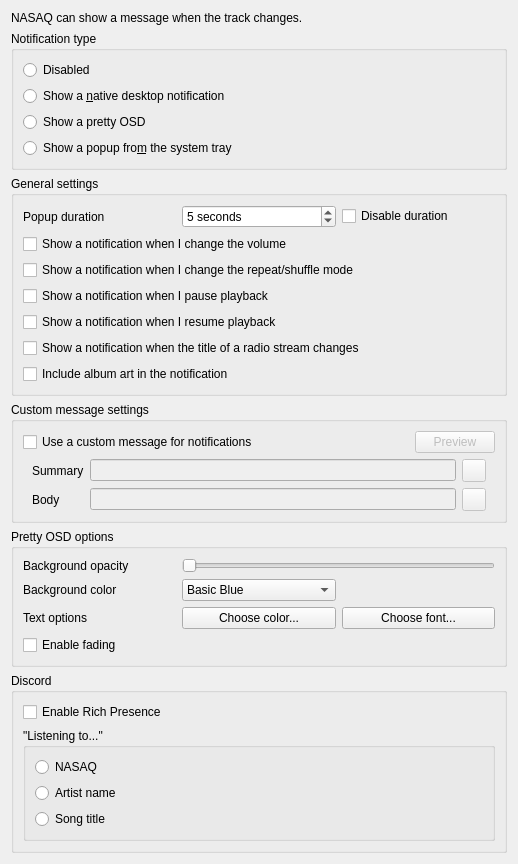
<?xml version="1.0" encoding="UTF-8"?>
<ui version="4.0">
 <class>NotificationsSettingsPage</class>
 <widget class="QWidget" name="NotificationsSettingsPage">
  <property name="geometry">
   <rect>
    <x>0</x>
    <y>0</y>
    <width>518</width>
    <height>844</height>
   </rect>
  </property>
  <property name="windowTitle">
   <string>Notifications</string>
  </property>
  <layout class="QVBoxLayout" name="layout_notificationssettingspage">
   <item>
    <widget class="QLabel" name="label_info">
     <property name="text">
      <string>NASAQ can show a message when the track changes.</string>
     </property>
    </widget>
   </item>
   <item>
    <widget class="QGroupBox" name="groupbox_notification_type">
     <property name="title">
      <string>Notification type</string>
     </property>
     <layout class="QVBoxLayout" name="verticalLayout_7">
      <item>
       <widget class="QRadioButton" name="notifications_none">
        <property name="text">
         <string comment="Refers to a disabled notification type in Notification settings.">Disabled</string>
        </property>
       </widget>
      </item>
      <item>
       <widget class="QRadioButton" name="notifications_native">
        <property name="text">
         <string>Show a &amp;native desktop notification</string>
        </property>
       </widget>
      </item>
      <item>
       <widget class="QRadioButton" name="notifications_pretty">
        <property name="text">
         <string>Show a pretty OSD</string>
        </property>
       </widget>
      </item>
      <item>
       <widget class="QRadioButton" name="notifications_tray">
        <property name="text">
         <string>Show a popup fro&amp;m the system tray</string>
        </property>
       </widget>
      </item>
     </layout>
    </widget>
   </item>
   <item>
    <widget class="QGroupBox" name="notifications_general">
     <property name="title">
      <string>General settings</string>
     </property>
     <layout class="QVBoxLayout" name="layout_notifications_general">
      <item>
       <widget class="QWidget" name="notifications_options" native="true">
        <layout class="QHBoxLayout" name="layout_notifications_options">
         <property name="leftMargin">
          <number>0</number>
         </property>
         <property name="topMargin">
          <number>0</number>
         </property>
         <property name="rightMargin">
          <number>0</number>
         </property>
         <property name="bottomMargin">
          <number>0</number>
         </property>
         <item>
          <widget class="QLabel" name="label_3">
           <property name="text">
            <string>Popup duration</string>
           </property>
          </widget>
         </item>
         <item>
          <widget class="QSpinBox" name="notifications_duration">
           <property name="suffix">
            <string> seconds</string>
           </property>
           <property name="minimum">
            <number>1</number>
           </property>
           <property name="maximum">
            <number>20</number>
           </property>
           <property name="value">
            <number>5</number>
           </property>
          </widget>
         </item>
         <item>
          <widget class="QCheckBox" name="notifications_disable_duration">
           <property name="text">
            <string>Disable duration</string>
           </property>
          </widget>
         </item>
        </layout>
       </widget>
      </item>
      <item>
       <widget class="QCheckBox" name="notifications_volume">
        <property name="text">
         <string>Show a notification when I change the volume</string>
        </property>
       </widget>
      </item>
      <item>
       <widget class="QCheckBox" name="notifications_play_mode">
        <property name="text">
         <string>Show a notification when I change the repeat/shuffle mode</string>
        </property>
       </widget>
      </item>
      <item>
       <widget class="QCheckBox" name="notifications_pause">
        <property name="text">
         <string>Show a notification when I pause playback</string>
        </property>
       </widget>
      </item>
      <item>
       <widget class="QCheckBox" name="notifications_resume">
        <property name="text">
         <string>Show a notification when I resume playback</string>
        </property>
       </widget>
      </item>
      <item>
       <widget class="QCheckBox" name="notifications_stream_title_change">
        <property name="text">
         <string>Show a notification when the title of a radio stream changes</string>
        </property>
       </widget>
      </item>
      <item>
       <widget class="QCheckBox" name="notifications_art">
        <property name="text">
         <string>Include album art in the notification</string>
        </property>
       </widget>
      </item>
     </layout>
    </widget>
   </item>
   <item>
    <widget class="QGroupBox" name="notifications_custom_text_group">
     <property name="title">
      <string>Custom message settings</string>
     </property>
     <layout class="QVBoxLayout" name="layout_notifications_custom_text_group">
      <item>
       <widget class="QFrame" name="frame_custom_notifications">
        <property name="frameShape">
         <enum>QFrame::Shape::NoFrame</enum>
        </property>
        <property name="frameShadow">
         <enum>QFrame::Shadow::Plain</enum>
        </property>
        <property name="lineWidth">
         <number>0</number>
        </property>
        <layout class="QHBoxLayout" name="horizontalLayout_7">
         <property name="leftMargin">
          <number>0</number>
         </property>
         <property name="topMargin">
          <number>0</number>
         </property>
         <property name="rightMargin">
          <number>0</number>
         </property>
         <property name="bottomMargin">
          <number>0</number>
         </property>
         <item>
          <widget class="QCheckBox" name="notifications_custom_text_enabled">
           <property name="text">
            <string>Use a custom message for notifications</string>
           </property>
          </widget>
         </item>
         <item>
          <widget class="QPushButton" name="notifications_preview">
           <property name="enabled">
            <bool>false</bool>
           </property>
           <property name="sizePolicy">
            <sizepolicy hsizetype="Fixed" vsizetype="Fixed">
             <horstretch>0</horstretch>
             <verstretch>0</verstretch>
            </sizepolicy>
           </property>
           <property name="text">
            <string>Preview</string>
           </property>
          </widget>
         </item>
        </layout>
       </widget>
      </item>
      <item>
       <widget class="QFrame" name="frame">
        <property name="frameShape">
         <enum>QFrame::Shape::NoFrame</enum>
        </property>
        <property name="frameShadow">
         <enum>QFrame::Shadow::Plain</enum>
        </property>
        <property name="lineWidth">
         <number>0</number>
        </property>
        <layout class="QGridLayout" name="gridLayout">
         <property name="topMargin">
          <number>0</number>
         </property>
         <property name="bottomMargin">
          <number>0</number>
         </property>
         <item row="0" column="1">
          <widget class="QLineEdit" name="notifications_custom_text1">
           <property name="enabled">
            <bool>false</bool>
           </property>
           <property name="text">
            <string notr="true"/>
           </property>
          </widget>
         </item>
         <item row="0" column="2">
          <widget class="QToolButton" name="notifications_exp_chooser1">
           <property name="enabled">
            <bool>false</bool>
           </property>
           <property name="accessibleName">
            <string>MenuPopupToolButton</string>
           </property>
           <property name="text">
            <string/>
           </property>
          </widget>
         </item>
         <item row="0" column="0">
          <widget class="QLabel" name="label_summary">
           <property name="text">
            <string>Summary</string>
           </property>
          </widget>
         </item>
         <item row="1" column="0">
          <widget class="QLabel" name="label_body">
           <property name="text">
            <string>Body</string>
           </property>
          </widget>
         </item>
         <item row="1" column="1">
          <widget class="QLineEdit" name="notifications_custom_text2">
           <property name="enabled">
            <bool>false</bool>
           </property>
           <property name="text">
            <string notr="true"/>
           </property>
          </widget>
         </item>
         <item row="1" column="2">
          <widget class="QToolButton" name="notifications_exp_chooser2">
           <property name="enabled">
            <bool>false</bool>
           </property>
           <property name="accessibleName">
            <string>MenuPopupToolButton</string>
           </property>
           <property name="text">
            <string/>
           </property>
          </widget>
         </item>
        </layout>
       </widget>
      </item>
     </layout>
    </widget>
   </item>
   <item>
    <widget class="QGroupBox" name="notifications_pretty_group">
     <property name="title">
      <string>Pretty OSD options</string>
     </property>
     <layout class="QGridLayout" name="layout_notifications_pretty_group">
      <item row="0" column="1" colspan="2">
       <widget class="QSlider" name="notifications_opacity">
        <property name="orientation">
         <enum>Qt::Orientation::Horizontal</enum>
        </property>
       </widget>
      </item>
      <item row="1" column="0">
       <widget class="QLabel" name="label_5">
        <property name="text">
         <string>Background color</string>
        </property>
       </widget>
      </item>
      <item row="2" column="0">
       <widget class="QLabel" name="label_6">
        <property name="text">
         <string>Text options</string>
        </property>
       </widget>
      </item>
      <item row="2" column="2">
       <widget class="QPushButton" name="notifications_font_choose">
        <property name="text">
         <string>Choose font...</string>
        </property>
       </widget>
      </item>
      <item row="2" column="1">
       <widget class="QPushButton" name="notifications_fg_choose">
        <property name="text">
         <string>Choose color...</string>
        </property>
       </widget>
      </item>
      <item row="0" column="0">
       <widget class="QLabel" name="label_4">
        <property name="text">
         <string>Background opacity</string>
        </property>
       </widget>
      </item>
      <item row="1" column="1">
       <widget class="QComboBox" name="notifications_bg_preset">
        <item>
         <property name="text">
          <string>Basic Blue</string>
         </property>
        </item>
        <item>
         <property name="text">
          <string>Classic Red</string>
         </property>
        </item>
        <item>
         <property name="text">
          <string>Custom...</string>
         </property>
        </item>
       </widget>
      </item>
      <item row="3" column="0">
       <widget class="QCheckBox" name="notifications_fading">
        <property name="text">
         <string>Enable fading</string>
        </property>
       </widget>
      </item>
     </layout>
    </widget>
   </item>
   <item>
    <widget class="QGroupBox" name="groupbox_discord">
     <property name="title">
      <string>Discord</string>
     </property>
     <layout class="QVBoxLayout" name="verticalLayout_3">
      <item>
       <widget class="QCheckBox" name="richpresence_enabled">
        <property name="text">
         <string>Enable Rich Presence</string>
        </property>
       </widget>
      </item>
      <item>
       <widget class="QGroupBox" name="richpresence_listening_to">
        <property name="title">
         <string>&quot;Listening to...&quot;</string>
        </property>
        <layout class="QVBoxLayout" name="verticalLayout_11">
         <item>
          <widget class="QRadioButton" name="richpresence_listening_to_app">
           <property name="text">
            <string>NASAQ</string>
           </property>
          </widget>
         </item>
         <item>
          <widget class="QRadioButton" name="richpresence_listening_to_artist">
           <property name="text">
            <string>Artist name</string>
           </property>
          </widget>
         </item>
         <item>
          <widget class="QRadioButton" name="richpresence_listening_to_song">
           <property name="text">
            <string>Song title</string>
           </property>
          </widget>
         </item>
        </layout>
       </widget>
      </item>
     </layout>
    </widget>
   </item>
   <item>
    <spacer name="spacer_bottom">
     <property name="orientation">
      <enum>Qt::Orientation::Vertical</enum>
     </property>
     <property name="sizeHint" stdset="0">
      <size>
       <width>20</width>
       <height>32</height>
      </size>
     </property>
    </spacer>
   </item>
  </layout>
  <action name="action_artist">
   <property name="text">
    <string notr="true">%artist%</string>
   </property>
   <property name="toolTip">
    <string>Add song artist tag</string>
   </property>
  </action>
  <action name="action_album">
   <property name="text">
    <string notr="true">%album%</string>
   </property>
   <property name="toolTip">
    <string>Add song album tag</string>
   </property>
  </action>
  <action name="action_title">
   <property name="text">
    <string notr="true">%title%</string>
   </property>
   <property name="toolTip">
    <string>Add song title tag</string>
   </property>
  </action>
  <action name="action_albumartist">
   <property name="text">
    <string notr="true">%albumartist%</string>
   </property>
   <property name="toolTip">
    <string>Add song albumartist tag</string>
   </property>
  </action>
  <action name="action_year">
   <property name="text">
    <string notr="true">%year%</string>
   </property>
   <property name="toolTip">
    <string>Add song year tag</string>
   </property>
  </action>
  <action name="action_composer">
   <property name="text">
    <string notr="true">%composer%</string>
   </property>
   <property name="toolTip">
    <string>Add song composer tag</string>
   </property>
  </action>
  <action name="action_performer">
   <property name="text">
    <string notr="true">%performer%</string>
   </property>
   <property name="toolTip">
    <string>Add song performer tag</string>
   </property>
  </action>
  <action name="action_grouping">
   <property name="text">
    <string notr="true">%grouping%</string>
   </property>
   <property name="toolTip">
    <string>Add song grouping tag</string>
   </property>
  </action>
  <action name="action_disc">
   <property name="text">
    <string notr="true">%disc%</string>
   </property>
   <property name="toolTip">
    <string>Add song disc tag</string>
   </property>
  </action>
  <action name="action_track">
   <property name="text">
    <string notr="true">%track%</string>
   </property>
   <property name="toolTip">
    <string>Add song track tag</string>
   </property>
  </action>
  <action name="action_genre">
   <property name="text">
    <string notr="true">%genre%</string>
   </property>
   <property name="toolTip">
    <string>Add song genre tag</string>
   </property>
  </action>
  <action name="action_length">
   <property name="text">
    <string notr="true">%length%</string>
   </property>
   <property name="toolTip">
    <string>Add song length tag</string>
   </property>
  </action>
  <action name="action_playcount">
   <property name="text">
    <string notr="true">%playcount%</string>
   </property>
   <property name="toolTip">
    <string>Add song play count</string>
   </property>
  </action>
  <action name="action_skipcount">
   <property name="text">
    <string notr="true">%skipcount%</string>
   </property>
   <property name="toolTip">
    <string>Add song skip count</string>
   </property>
  </action>
  <action name="action_rating">
   <property name="text">
    <string notr="true">%rating%</string>
   </property>
   <property name="toolTip">
    <string>Add song rating</string>
   </property>
  </action>
  <action name="action_newline">
   <property name="text">
    <string notr="true">%newline%</string>
   </property>
   <property name="toolTip">
    <string>Add a new line if supported by the notification type</string>
   </property>
  </action>
  <action name="action_filename">
   <property name="text">
    <string>%filename%</string>
   </property>
   <property name="toolTip">
    <string>Add song filename</string>
   </property>
  </action>
  <action name="action_url">
   <property name="text">
    <string>%url%</string>
   </property>
   <property name="toolTip">
    <string>Add song URL</string>
   </property>
  </action>
  <action name="action_originalyear">
   <property name="text">
    <string>%originalyear%</string>
   </property>
   <property name="toolTip">
    <string>Add song original year tag</string>
   </property>
  </action>
 </widget>
 <tabstops>
  <tabstop>notifications_none</tabstop>
  <tabstop>notifications_native</tabstop>
  <tabstop>notifications_pretty</tabstop>
  <tabstop>notifications_tray</tabstop>
  <tabstop>notifications_duration</tabstop>
  <tabstop>notifications_disable_duration</tabstop>
  <tabstop>notifications_volume</tabstop>
  <tabstop>notifications_play_mode</tabstop>
  <tabstop>notifications_pause</tabstop>
  <tabstop>notifications_resume</tabstop>
  <tabstop>notifications_stream_title_change</tabstop>
  <tabstop>notifications_art</tabstop>
  <tabstop>notifications_custom_text_enabled</tabstop>
  <tabstop>notifications_preview</tabstop>
  <tabstop>notifications_custom_text1</tabstop>
  <tabstop>notifications_exp_chooser1</tabstop>
  <tabstop>notifications_custom_text2</tabstop>
  <tabstop>notifications_exp_chooser2</tabstop>
  <tabstop>notifications_opacity</tabstop>
  <tabstop>notifications_bg_preset</tabstop>
  <tabstop>notifications_fg_choose</tabstop>
  <tabstop>notifications_font_choose</tabstop>
  <tabstop>notifications_fading</tabstop>
  <tabstop>richpresence_enabled</tabstop>
  <tabstop>richpresence_listening_to_app</tabstop>
  <tabstop>richpresence_listening_to_artist</tabstop>
  <tabstop>richpresence_listening_to_song</tabstop>
 </tabstops>
 <resources/>
 <connections/>
</ui>
